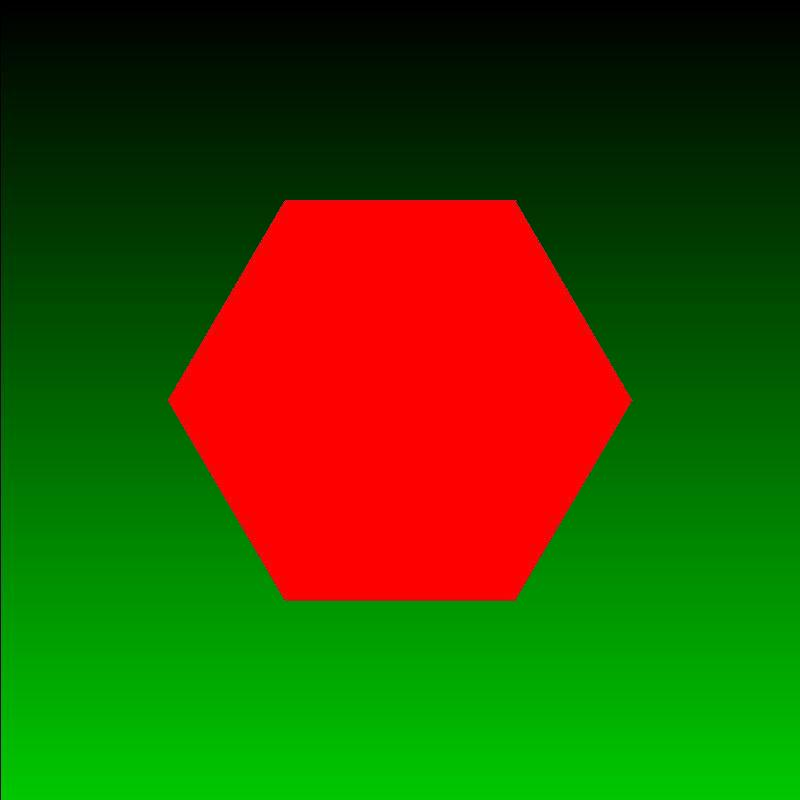
#> input picture 002. Project/VisKomp/images/edge_detection.jpg, 800 x 800 px, found by its file name
$ python PraktikumEdgeDetectionLIND.py
#> lines starting #> are read from the running program, lines starting #| are printed output that depends on the picture; after the words box and inside, x2 and y2 are one past the last pixel; in counts of white or black regions, pixels touching at a corner belong together
print("\033c")       #To close all
import numpy as np
from matplotlib import pyplot as plt
import time

###################################################################################################
print ("Acquiring user entries.")
###################################################################################################
th = 20                                                       #Threshold of ignoring noises.
th2 = 20      #Threshold for differential values of neighboring pixels, for edge detection.
                               #The more the th2 the sharper the edge line will be resulted.
green_lw = 4                                                       #width of the green line.
print("th, th2, green_lw =", th, th2, green_lw)
print (" ")
#dir = "C://Users//MN//OneDrive - Universitas Pembangunan Jaya//Coding_Python//MK_VisKomp//Gambar_in_out//"
dir = "/Users/aditya/git/aditya1-github/VisKomp/images/"
nama_file_input = "edge_detection"; th2 = 20
# [6 lines of commented-out code are left out]
print ("Reading the input file, acquiring its size and creating array templates for processing.")
###################################################################################################
pic = plt.imread(dir + nama_file_input + ".jpg")
#> pic is the input picture: shape (800, 800, 3); mean R, G, B 55.5, 77.5, 0.6
row, col, depth = np.shape(pic)
#> row = 800; col = 800; depth = 3
print("col, row, depth =", row, col, depth)
#| col, row, depth = 800 800 3
ori = np.zeros(shape=(row, col, depth), dtype = np.uint8)
buffer = np.zeros(shape=(row, col, depth), dtype = np.uint8)
ori[:, :, :] = pic[:,:,:]
buffer[:, :, :] = pic[:,:,:]
plt.figure('Original Image')
plt.imshow(ori)
plt.ion()
plt.show()
plt.pause(0.01)
print("")
##################################################################################################
print ("Preliminary edge detection (Algorithm #1) is taking place.")
print ("Every pixel that indicates any kind of object edge will be colored blue. Check it out.")
print ("At the same time, we are finding object weight center, x_min, x_max, y_min, and y_max.")
##################################################################################################
y_start = 0; y_end = row
#> after `y_end = row`: y_end = 800
x_start = 0; x_end = col
#> after `x_end = col`: x_end = 800
n = 0                                               #Initiation of the number of edge pixels
yc = y_start                              #Initiation for the y coordinate of weight center
xc = x_start                              #Initiation for the x coordinate of weight center
y_min = y_end                                                      #Initiation for the y_min
#> y_min = 800
y_max = y_start                                                    #Initiation for the y_max
x_min = x_end
#> x_min = 800
x_max = x_start
for i in range (0+1, row-1):                               #+1 is to avoid division by zero.
    for j in range (0+1, col-1):
        cek1, cek2, cek3, cek4, cek5, cek6, cek7, cek8, cek9 = \
        False, False, False, False, False, False, False, False, False           #Initiation

        #A point is checked if it is at the edge of the object by checking its neighbors.
        #Piksel yang dicek berada di tengah.
        #Piksel tetangga berada di atas, di kiri, di bawah dan di kanan piksel yang dicek.
        point_r  = ori[i,j,0];   point_g = ori[i,j,1];    point_b = ori[i,j,2]
        neigh1_r = ori[i-1,j,0]; neigh1_g = ori[i-1,j,1]; neigh1_b = ori[i-1,j,2]  #di atas
        neigh2_r = ori[i,j-1,0]; neigh2_g = ori[i,j-1,1]; neigh2_b = ori[i,j-1,2]  #di kiri
        neigh3_r = ori[i+1,j,0]; neigh3_g = ori[i+1,j,1]; neigh3_b = ori[i+1,j,2]  #di bawah
        neigh4_r = ori[i,j+1,0]; neigh4_g = ori[i,j+1,1]; neigh4_b = ori[i,j+1,2]  #di kanan
        cek_n1r = abs(int(neigh1_r) - int(point_r)) #Delta nilai R antara neigh1 dan piksel yg dicek.
        cek_n2r = abs(int(neigh2_r) - int(point_r)) #Delta nilai R antara neigh2 dan piksel yg dicek.
        cek_n3r = abs(int(neigh3_r) - int(point_r)) #Delta nilai R antara neigh3 dan piksel yg dicek.
        cek_n4r = abs(int(neigh4_r) - int(point_r)) #Delta nilai R antara neigh4 dan piksel yg dicek.

        if cek_n1r > th2 or cek_n2r > th2 or cek_n3r > th2 or cek_n4r > th2:
            #print(i,j, "Edge detected")
            buffer[i,j,:] = 0, 0, 255                #Piksel yang merupakan edge diwarnai biru.
            n = n + 1
            yc = yc + i
            xc = xc + j
            if i < y_min: y_min = i
            if i > y_max: y_max = i
            if j < x_min: x_min = j
            if j > x_max: x_max = j
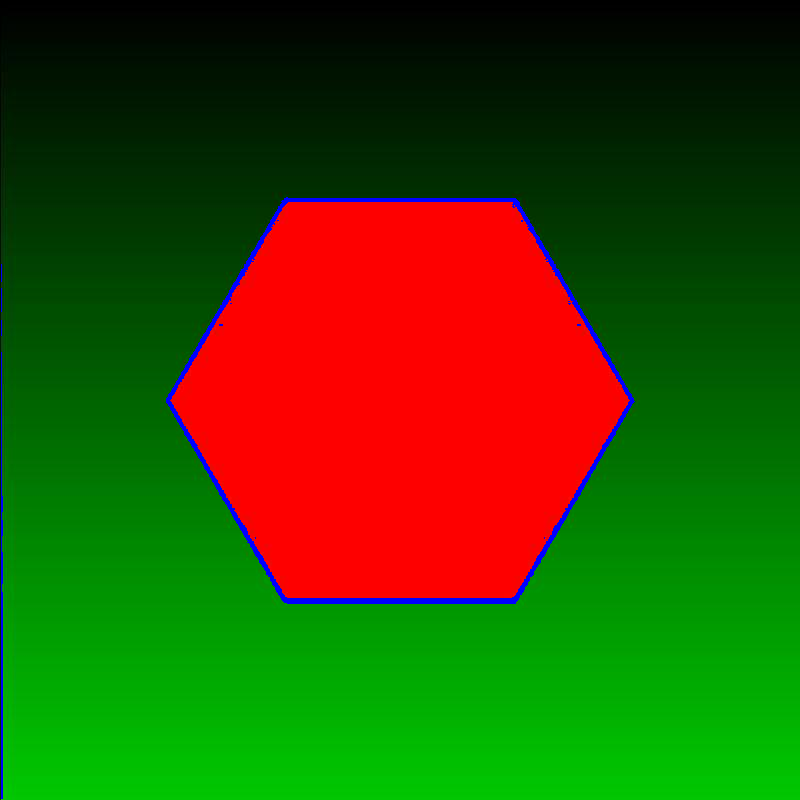
#> buffer: shape (800, 800, 3); 1.16% of pixels changed, all inside (x1, y1, x2, y2) = (1, 197, 635, 799)
#> after the loop, n = 7416; x_max = 634; x_min = 1; xc = 2654560; y_max = 798; y_min = 197; yc = 3210597

yc = round (yc/n)                    #yc and xc will be used in the second-stage edge detection.
#> yc = 433
xc = round (xc/n)
#> xc = 358
print ("y_min, yc, y_max =", y_min, yc, y_max, ".")
#| y_min, yc, y_max = 197 433 798 .
print ("x_min, xc, x_max =", x_min, xc, x_max, ".")
#| x_min, xc, x_max = 1 358 634 .
print("")
plt.figure('Preliminary Edge Detection')
plt.imshow(buffer)
plt.ion()
plt.show()
plt.pause(0.01)

#################################################################################################
print ("Final edge detection (Algorithm #2) is taking place.")
print ("Paint the outmost edge pixels in every line green.")
#################################################################################################
print ("Preparing arrays to accomodate edge pixel properties: coordinates and colors.")
print("The edge array has a length and contains index number, y_edge, x_edge, R_edge, G_edge, and B_edge.")
time.sleep(5)
len_edge = max(2*(y_max-y_min), 2*(x_max-x_min)) + 2                       #Length of edge array
#> len_edge = 1268
indeks_edge = np.zeros(shape = (len_edge), dtype = int)            #Index of every edge's pixels
#> indeks_edge = 1268 values from 0 to 0
y_edge = np.zeros(shape = (len_edge), dtype = int)          #List of y coordinate of edge pixels
#> y_edge = 1268 values from 0 to 0
x_edge = np.zeros(shape = (len_edge), dtype = int)
#> x_edge = 1268 values from 0 to 0
R_edge = np.zeros(shape = (len_edge), dtype = int)
G_edge = np.zeros(shape = (len_edge), dtype = int)
B_edge = np.zeros(shape = (len_edge), dtype = int)
G_edge[:] = 255                                        #Every edge's pixels will be painted green.

# #CHECK THE CONTENTS OF THE ARRAYS BEFORE EXECUTING THE FINAL EDGE DETECTION
# print ("Contents of edge arrays before executing the final edge detection:")
# for i in range (0, len_edge):
#     print (indeks_edge[i], y_edge[i], x_edge[i], R_edge[i], G_edge[i], B_edge[i])
# print("")

#EXECUTING THE FINAL EDGE DETECTION (ALGORITHM #2)
#FINDING EDGE PIXELS, THAT IS, ONE AT THE RIGHTMOST AND ONE AT THE LEFTMOST (IF OBJECT IS VERTICAL)
#FINDING EDGE PIXELS, THAT IS, ONE AT THE TOP AND ONE AT THE BOTTOM (IF OBJECT IS HORIZONTAL)
print("If any object resides too close to image margin, edge detection can cause 'Index is out of bound'.")
print("Setting the y_min, y_max, x_min and x_max so that they don't get out of bound.")
margin = int(green_lw)
if y_min < 0 + margin: y_min = 0 + margin
if y_max > row - margin: y_max = row - margin
if x_min < 0 + margin: x_min = 0 + margin
if x_max > col - margin: x_max = col - margin

if  (x_max - x_min >= y_max - y_min) or (x_max - x_min < y_max - y_min):
    counter = 0
    for i in range (y_min, y_max+1):       #Scanning half right of the object (downward, clockwise)
        print("")
        #print("Counter =", counter)
        indeks_edge[counter] = counter
        y_edge[counter] = i
        n = 0                                                      #Initiation for the next i loop
        x = 0                                                               #Initiation for next i
        for j in range (xc, x_max+1):
            #If pixel(i,j) is red, then check if the next two pixels are not red.
            cek1 = bool(buffer[i,j,0]   == 255 and buffer[i,j,1]   == 0 and buffer[i,j,2]   == 0)
            cek2 = bool(buffer[i,j+1,0] == 255 and buffer[i,j+1,1] == 0 and buffer[i,j+1,2] == 0)
            cek3 = bool(buffer[i,j+2,0] == 255 and buffer[i,j+2,1] == 0 and buffer[i,j+2,2] == 0)
            if cek1 == True and cek2 == False and cek3 == False:
                #This is temporary rightmost edge and will be overwritten by the next rightmost one.
                print('Finding a rigtmost edge in a row:', i, ",", j)
                x_edge[counter] = j
        counter = counter + 1
#> after the loop, counter = 600; indeks_edge = 1268 values, max 599 at index 599, min 0 at index 0, mean 141.7; y_edge = 1268 values, max 796 at index 599, min 0 at index 600, mean 234.9

    print(""); print("It's now halfway."); print("")

    for i in range (y_max, y_min-1, -1):     #Scanning half left of the object (upward, clockwise)
        print("")
        #print(counter)
        indeks_edge[counter] = counter
        y_edge[counter] = i
        n = 0                                                      #Initiation for the next i loop
        x = 0                                                               #Initiation for next i
        for j in range(xc, x_min-1, -1):
            # If pixel(i,j) is red and next two pixels are not red, then the pixel(i,j) is the edge.
            cek1 = bool(buffer[i, j, 0] == 255   and buffer[i, j, 1]   == 0 and buffer[i, j, 2] == 0)
            cek2 = bool(buffer[i, j-1, 0] == 255 and buffer[i, j-1, 1] == 0 and buffer[i, j-1, 2] == 0)
            cek3 = bool(buffer[i, j-2, 0] == 255 and buffer[i, j-2, 1] == 0 and buffer[i, j-2, 2] == 0)
            if cek1 == True and cek2 == False and cek3 == False:
                #This is temporary lefttmost edge and will be overwritten by the next leftmost one.
                print('Finding a leftmost edge in a row:', i, ",", j)
                x_edge[counter] = j
        counter = counter + 1
#> after the loop, counter = 1200; indeks_edge = 1268 values, max 1199 at index 1199, min 0 at index 0, mean 567.4; y_edge = 1268 values, max 796 at index 599, min 0 at index 1200, mean 469.9

# [7 lines of commented-out code are left out]
print("Now applying the edge arrays to color the outermost edge pixels in picture green. Check it out.")
#######################################################################################################
for i in range (0, len_edge):
    buffer[y_edge[i], x_edge[i], 0:3]   = R_edge[i], G_edge[i], B_edge[i]
    buffer[y_edge[i], x_edge[i]-1, 0:3] = R_edge[i], G_edge[i], B_edge[i]
    buffer[y_edge[i], x_edge[i]+1, 0:3] = R_edge[i], G_edge[i], B_edge[i]
    buffer[y_edge[i], x_edge[i]-2, 0:3] = R_edge[i], G_edge[i], B_edge[i]
    buffer[y_edge[i], x_edge[i]+2, 0:3] = R_edge[i], G_edge[i], B_edge[i]
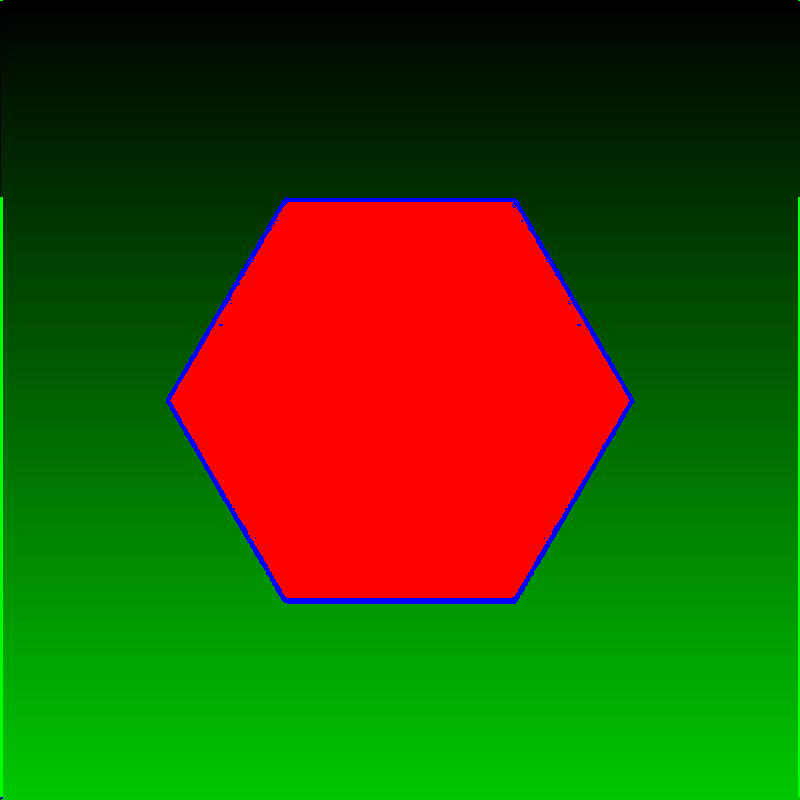
#> buffer: shape (800, 800, 3); 0.47% of pixels changed, all inside (x1, y1, x2, y2) = (0, 0, 800, 797)
plt.imsave(dir + nama_file_input + "_NPID.jpg", buffer )
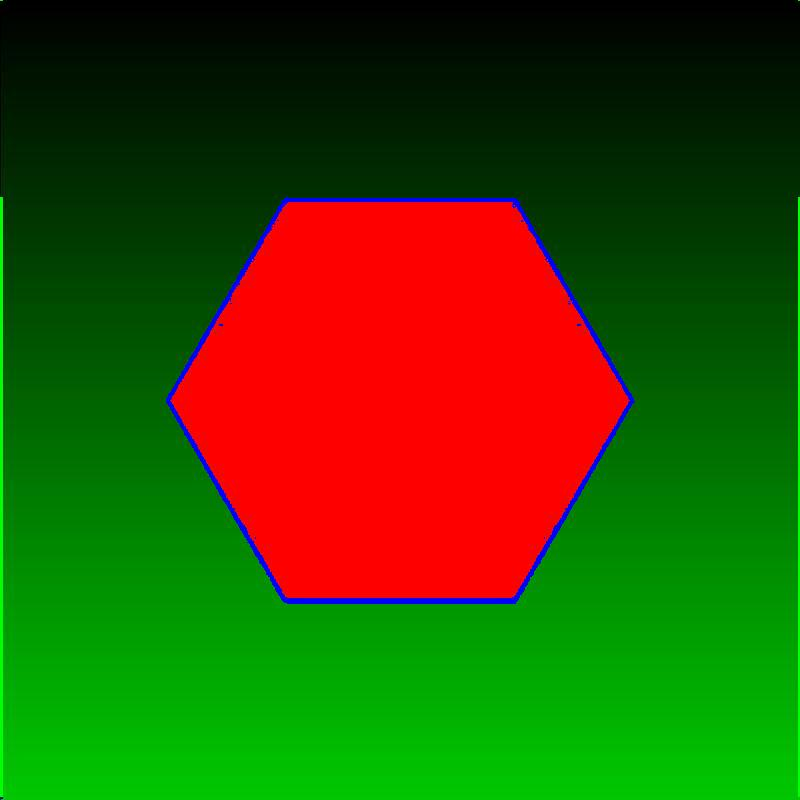
#> saved as edge_detection_NPID.jpg: shape (800, 800, 3); mean R, G, B 54.3, 77.8, 3.2

plt.figure('Final Edge Detection')
plt.imshow(buffer)
plt.ion()
plt.show()
plt.pause(200)
